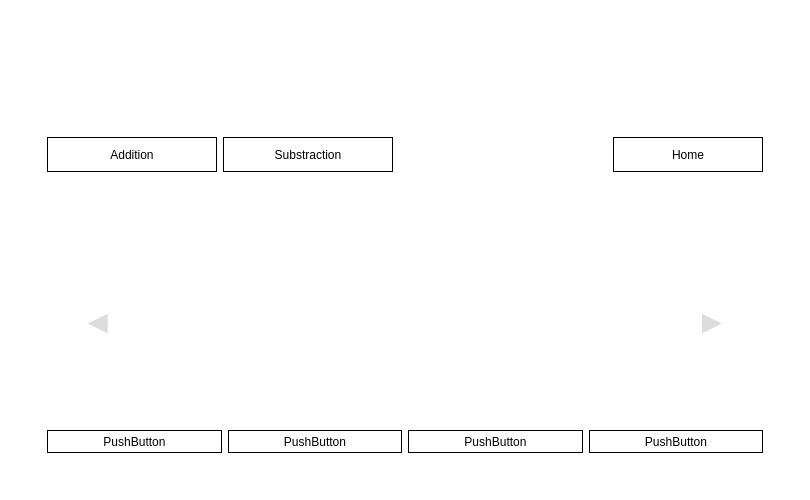
<?xml version="1.0" encoding="UTF-8"?>
<ui version="4.0">
 <class>Form</class>
 <widget class="QWidget" name="Form">
  <property name="geometry">
   <rect>
    <x>0</x>
    <y>0</y>
    <width>810</width>
    <height>500</height>
   </rect>
  </property>
  <property name="windowTitle">
   <string>Form</string>
  </property>
  <property name="styleSheet">
   <string notr="true">background-color: rgb(255, 255, 255);</string>
  </property>
  <layout class="QHBoxLayout" name="horizontalLayout_2">
   <item>
    <widget class="QFrame" name="frame_3">
     <property name="minimumSize">
      <size>
       <width>0</width>
       <height>0</height>
      </size>
     </property>
     <property name="maximumSize">
      <size>
       <width>16777215</width>
       <height>16777215</height>
      </size>
     </property>
     <property name="autoFillBackground">
      <bool>false</bool>
     </property>
     <property name="styleSheet">
      <string notr="true">background-color: rgb(255, 255, 255);</string>
     </property>
     <property name="frameShape">
      <enum>QFrame::NoFrame</enum>
     </property>
     <property name="frameShadow">
      <enum>QFrame::Raised</enum>
     </property>
     <layout class="QVBoxLayout" name="verticalLayout_2">
      <item>
       <widget class="QFrame" name="frame_9">
        <property name="maximumSize">
         <size>
          <width>16777215</width>
          <height>16777215</height>
         </size>
        </property>
        <property name="frameShape">
         <enum>QFrame::NoFrame</enum>
        </property>
        <property name="frameShadow">
         <enum>QFrame::Raised</enum>
        </property>
        <layout class="QVBoxLayout" name="verticalLayout_8">
         <item alignment="Qt::AlignHCenter|Qt::AlignVCenter">
          <widget class="QLabel" name="label_6">
           <property name="maximumSize">
            <size>
             <width>500</width>
             <height>150</height>
            </size>
           </property>
           <property name="font">
            <font>
             <family>Microsoft JhengHei</family>
             <pointsize>30</pointsize>
            </font>
           </property>
           <property name="text">
            <string/>
           </property>
           <property name="pixmap">
            <pixmap>../../resources/practice_time.png</pixmap>
           </property>
           <property name="scaledContents">
            <bool>true</bool>
           </property>
          </widget>
         </item>
         <item>
          <widget class="QFrame" name="frame_8">
           <property name="minimumSize">
            <size>
             <width>0</width>
             <height>30</height>
            </size>
           </property>
           <property name="styleSheet">
            <string notr="true">background-color: rgb(255, 255, 255);</string>
           </property>
           <property name="frameShape">
            <enum>QFrame::NoFrame</enum>
           </property>
           <property name="frameShadow">
            <enum>QFrame::Raised</enum>
           </property>
           <layout class="QHBoxLayout" name="horizontalLayout_7">
            <item>
             <widget class="QFrame" name="frame">
              <property name="frameShape">
               <enum>QFrame::NoFrame</enum>
              </property>
              <property name="frameShadow">
               <enum>QFrame::Raised</enum>
              </property>
              <layout class="QHBoxLayout" name="horizontalLayout_4">
               <item>
                <widget class="QPushButton" name="addBtn">
                 <property name="minimumSize">
                  <size>
                   <width>150</width>
                   <height>35</height>
                  </size>
                 </property>
                 <property name="styleSheet">
                  <string notr="true">QPushButton{	
color: rgb(0, 0, 0);	background-color: rgb(255, 255, 255);
border:1px solid;
}
QPushButton:hover{
	color: rgb(255, 255, 255);
	background-color: rgb(0,0,0);
}</string>
                 </property>
                 <property name="text">
                  <string>Addition</string>
                 </property>
                </widget>
               </item>
               <item>
                <widget class="QPushButton" name="subBtn">
                 <property name="minimumSize">
                  <size>
                   <width>150</width>
                   <height>35</height>
                  </size>
                 </property>
                 <property name="styleSheet">
                  <string notr="true">QPushButton{	
color: rgb(0, 0, 0);	background-color: rgb(255, 255, 255);
border:1px solid;
}
QPushButton:hover{
	color: rgb(255, 255, 255);
	background-color: rgb(0,0,0);
}</string>
                 </property>
                 <property name="text">
                  <string>Substraction</string>
                 </property>
                </widget>
               </item>
              </layout>
             </widget>
            </item>
            <item alignment="Qt::AlignRight">
             <widget class="QFrame" name="frame_12">
              <property name="frameShape">
               <enum>QFrame::NoFrame</enum>
              </property>
              <property name="frameShadow">
               <enum>QFrame::Raised</enum>
              </property>
              <property name="lineWidth">
               <number>0</number>
              </property>
              <layout class="QHBoxLayout" name="horizontalLayout_8">
               <item>
                <widget class="QPushButton" name="homeBtn">
                 <property name="minimumSize">
                  <size>
                   <width>150</width>
                   <height>35</height>
                  </size>
                 </property>
                 <property name="maximumSize">
                  <size>
                   <width>30</width>
                   <height>16777215</height>
                  </size>
                 </property>
                 <property name="styleSheet">
                  <string notr="true">QPushButton{	
color: rgb(0, 0, 0);	background-color: rgb(255, 255, 255);
border:1px solid;
}
QPushButton:hover{
	color: rgb(255, 255, 255);
	background-color: rgb(0,0,0);
}</string>
                 </property>
                 <property name="text">
                  <string>Home</string>
                 </property>
                </widget>
               </item>
              </layout>
             </widget>
            </item>
           </layout>
          </widget>
         </item>
        </layout>
       </widget>
      </item>
      <item>
       <widget class="QFrame" name="questionFrame">
        <property name="minimumSize">
         <size>
          <width>0</width>
          <height>250</height>
         </size>
        </property>
        <property name="styleSheet">
         <string notr="true">background-color: rgb(255, 255, 255);</string>
        </property>
        <property name="frameShape">
         <enum>QFrame::NoFrame</enum>
        </property>
        <property name="frameShadow">
         <enum>QFrame::Raised</enum>
        </property>
        <layout class="QHBoxLayout" name="horizontalLayout">
         <item>
          <widget class="QFrame" name="frame_5">
           <property name="minimumSize">
            <size>
             <width>0</width>
             <height>250</height>
            </size>
           </property>
           <property name="autoFillBackground">
            <bool>false</bool>
           </property>
           <property name="frameShape">
            <enum>QFrame::NoFrame</enum>
           </property>
           <property name="frameShadow">
            <enum>QFrame::Raised</enum>
           </property>
           <layout class="QVBoxLayout" name="verticalLayout_4">
            <item>
             <widget class="QFrame" name="frame_6">
              <property name="minimumSize">
               <size>
                <width>0</width>
                <height>0</height>
               </size>
              </property>
              <property name="styleSheet">
               <string notr="true">@import url('https://fonts.googleapis.com/css?family=Anton&amp;display=swap');


$startPosX: 120%;
$startPosY: -800%;

*{
  padding: 0;
  margin: 0;
  box-sizing: border-box;
}


svg{
  position: absolute;
}
.wrapper{
  width: 100%;
  height: 100vh;
  overflow: hidden;
  background-color: #275EFE;
}
#container{
  height: 200px;
  width: 200px;
  margin: 300px auto;
  position: relative;
  filter: url(#goo);


  .text{
    position: absolute;
    top: 50%;
    left: 50%;
    transform: translate(-50%,-50%);
    font-family: Anton;
    font-size: 200px;
    z-index: 999;
    color: white;
  }


  .drop{
    height: 30px;
    width: 30px;
    border-radius: 15px;
    background-color: white;
    position: absolute;
    top: 50%;
    left: 50%;
    transform: translate($startPosX,$startPosY) scaleX(0.5);
    animation: move 6s cubic-bezier(1,.04,.74,.2) infinite;
  }
}


@keyframes move{
  0%{
    transform: translate($startPosX,$startPosY) scaleX(0.2);
    height: 60px;
  }
  30%{
    transform: translate($startPosX,-200%);
    height: 30px;
  }
  70%{
    transform: translate($startPosX,100%);
    height: 30px;
  }
  100%{
    transform: translate($startPosX,800%) scaleX(0.2);
    height: 60px;
  }
}




</string>
              </property>
              <property name="frameShape">
               <enum>QFrame::NoFrame</enum>
              </property>
              <property name="frameShadow">
               <enum>QFrame::Raised</enum>
              </property>
              <layout class="QHBoxLayout" name="horizontalLayout_5">
               <item>
                <widget class="QFrame" name="frame_2">
                 <property name="maximumSize">
                  <size>
                   <width>50</width>
                   <height>16777215</height>
                  </size>
                 </property>
                 <property name="frameShape">
                  <enum>QFrame::NoFrame</enum>
                 </property>
                 <property name="frameShadow">
                  <enum>QFrame::Raised</enum>
                 </property>
                 <layout class="QVBoxLayout" name="verticalLayout">
                  <item>
                   <widget class="QPushButton" name="prevBtn">
                    <property name="minimumSize">
                     <size>
                      <width>0</width>
                      <height>50</height>
                     </size>
                    </property>
                    <property name="font">
                     <font>
                      <pointsize>25</pointsize>
                      <weight>50</weight>
                      <bold>false</bold>
                     </font>
                    </property>
                    <property name="styleSheet">
                     <string notr="true">QPushButton {
color: rgb(220,220,220);
border: 0px solid;
}
QPushButton:hover {
	color: rgb(0, 0, 0);
}</string>
                    </property>
                    <property name="text">
                     <string>◄</string>
                    </property>
                   </widget>
                  </item>
                 </layout>
                </widget>
               </item>
               <item>
                <widget class="QLabel" name="questionLabel">
                 <property name="minimumSize">
                  <size>
                   <width>300</width>
                   <height>170</height>
                  </size>
                 </property>
                 <property name="maximumSize">
                  <size>
                   <width>500</width>
                   <height>170</height>
                  </size>
                 </property>
                 <property name="font">
                  <font>
                   <pointsize>30</pointsize>
                  </font>
                 </property>
                 <property name="styleSheet">
                  <string notr="true"/>
                 </property>
                 <property name="text">
                  <string/>
                 </property>
                 <property name="pixmap">
                  <pixmap>../../resources/subject.png</pixmap>
                 </property>
                 <property name="scaledContents">
                  <bool>true</bool>
                 </property>
                </widget>
               </item>
               <item>
                <widget class="QFrame" name="frame_10">
                 <property name="enabled">
                  <bool>true</bool>
                 </property>
                 <property name="maximumSize">
                  <size>
                   <width>50</width>
                   <height>16777215</height>
                  </size>
                 </property>
                 <property name="frameShape">
                  <enum>QFrame::NoFrame</enum>
                 </property>
                 <property name="frameShadow">
                  <enum>QFrame::Raised</enum>
                 </property>
                 <layout class="QVBoxLayout" name="verticalLayout_3">
                  <item>
                   <widget class="QPushButton" name="nxtBtn">
                    <property name="minimumSize">
                     <size>
                      <width>0</width>
                      <height>50</height>
                     </size>
                    </property>
                    <property name="font">
                     <font>
                      <pointsize>25</pointsize>
                     </font>
                    </property>
                    <property name="styleSheet">
                     <string notr="true">QPushButton {
color: rgb(220,220,220);
border: 0px solid;
}
QPushButton:hover {
	color: rgb(0, 0, 0);
}</string>
                    </property>
                    <property name="text">
                     <string>►</string>
                    </property>
                   </widget>
                  </item>
                 </layout>
                </widget>
               </item>
              </layout>
             </widget>
            </item>
            <item>
             <widget class="QFrame" name="frame_7">
              <property name="enabled">
               <bool>true</bool>
              </property>
              <property name="maximumSize">
               <size>
                <width>16777215</width>
                <height>100</height>
               </size>
              </property>
              <property name="styleSheet">
               <string notr="true">@import url('https://fonts.googleapis.com/css?family=Anton&amp;display=swap');


$startPosX: 120%;
$startPosY: -800%;

*{
  padding: 0;
  margin: 0;
  box-sizing: border-box;
}


svg{
  position: absolute;
}
.wrapper{
  width: 100%;
  height: 100vh;
  overflow: hidden;
  background-color: #275EFE;
}
#container{
  height: 200px;
  width: 200px;
  margin: 300px auto;
  position: relative;
  filter: url(#goo);


  .text{
    position: absolute;
    top: 50%;
    left: 50%;
    transform: translate(-50%,-50%);
    font-family: Anton;
    font-size: 200px;
    z-index: 999;
    color: white;
  }


  .drop{
    height: 30px;
    width: 30px;
    border-radius: 15px;
    background-color: white;
    position: absolute;
    top: 50%;
    left: 50%;
    transform: translate($startPosX,$startPosY) scaleX(0.5);
    animation: move 6s cubic-bezier(1,.04,.74,.2) infinite;
  }
}


@keyframes move{
  0%{
    transform: translate($startPosX,$startPosY) scaleX(0.2);
    height: 60px;
  }
  30%{
    transform: translate($startPosX,-200%);
    height: 30px;
  }
  70%{
    transform: translate($startPosX,100%);
    height: 30px;
  }
  100%{
    transform: translate($startPosX,800%) scaleX(0.2);
    height: 60px;
  }
}




</string>
              </property>
              <property name="frameShape">
               <enum>QFrame::NoFrame</enum>
              </property>
              <property name="frameShadow">
               <enum>QFrame::Raised</enum>
              </property>
              <layout class="QHBoxLayout" name="horizontalLayout_3">
               <item>
                <widget class="QPushButton" name="opt1">
                 <property name="enabled">
                  <bool>true</bool>
                 </property>
                 <property name="minimumSize">
                  <size>
                   <width>0</width>
                   <height>23</height>
                  </size>
                 </property>
                 <property name="styleSheet">
                  <string notr="true">QPushButton{	
color: rgb(0, 0, 0);	background-color: rgb(255, 255, 255);
border:1px solid;
}
QPushButton:hover{
	color: rgb(255, 255, 255);
	background-color: rgb(0,0,0);
}
QPushButton:!enabled { 
border:0px;
color: #FFFFFF; 
background-color: #CC0000; 
}</string>
                 </property>
                 <property name="text">
                  <string>PushButton</string>
                 </property>
                 <attribute name="buttonGroup">
                  <string notr="true">optBtns</string>
                 </attribute>
                </widget>
               </item>
               <item>
                <widget class="QPushButton" name="opt2">
                 <property name="enabled">
                  <bool>true</bool>
                 </property>
                 <property name="minimumSize">
                  <size>
                   <width>0</width>
                   <height>23</height>
                  </size>
                 </property>
                 <property name="styleSheet">
                  <string notr="true">QPushButton{	
color: rgb(0, 0, 0);	background-color: rgb(255, 255, 255);
border:1px solid;
}
QPushButton:hover{
	color: rgb(255, 255, 255);
	background-color: rgb(0,0,0);
}
QPushButton:!enabled { 
border:0px;
color: #FFFFFF; 
background-color: #CC0000; 
}</string>
                 </property>
                 <property name="text">
                  <string>PushButton</string>
                 </property>
                 <attribute name="buttonGroup">
                  <string notr="true">optBtns</string>
                 </attribute>
                </widget>
               </item>
               <item>
                <widget class="QPushButton" name="opt3">
                 <property name="enabled">
                  <bool>true</bool>
                 </property>
                 <property name="minimumSize">
                  <size>
                   <width>0</width>
                   <height>23</height>
                  </size>
                 </property>
                 <property name="styleSheet">
                  <string notr="true">QPushButton{	
color: rgb(0, 0, 0);	background-color: rgb(255, 255, 255);
border:1px solid;
}
QPushButton:hover{
	color: rgb(255, 255, 255);
	background-color: rgb(0,0,0);
}
QPushButton:!enabled { 
border:0px;
color: #FFFFFF; 
background-color: #CC0000; 
}</string>
                 </property>
                 <property name="text">
                  <string>PushButton</string>
                 </property>
                 <attribute name="buttonGroup">
                  <string notr="true">optBtns</string>
                 </attribute>
                </widget>
               </item>
               <item>
                <widget class="QPushButton" name="opt4">
                 <property name="enabled">
                  <bool>true</bool>
                 </property>
                 <property name="minimumSize">
                  <size>
                   <width>0</width>
                   <height>23</height>
                  </size>
                 </property>
                 <property name="styleSheet">
                  <string notr="true">QPushButton{	
color: rgb(0, 0, 0);	background-color: rgb(255, 255, 255);
border:1px solid;
}
QPushButton:hover{
	color: rgb(255, 255, 255);
	background-color: rgb(0,0,0);
}
QPushButton:!enabled { 
border:0px;
color: #FFFFFF; 
background-color: #CC0000; 
}</string>
                 </property>
                 <property name="text">
                  <string>PushButton</string>
                 </property>
                 <attribute name="buttonGroup">
                  <string notr="true">optBtns</string>
                 </attribute>
                </widget>
               </item>
              </layout>
             </widget>
            </item>
           </layout>
          </widget>
         </item>
        </layout>
       </widget>
      </item>
     </layout>
    </widget>
   </item>
  </layout>
 </widget>
 <resources/>
 <connections/>
 <buttongroups>
  <buttongroup name="optBtns"/>
 </buttongroups>
</ui>
